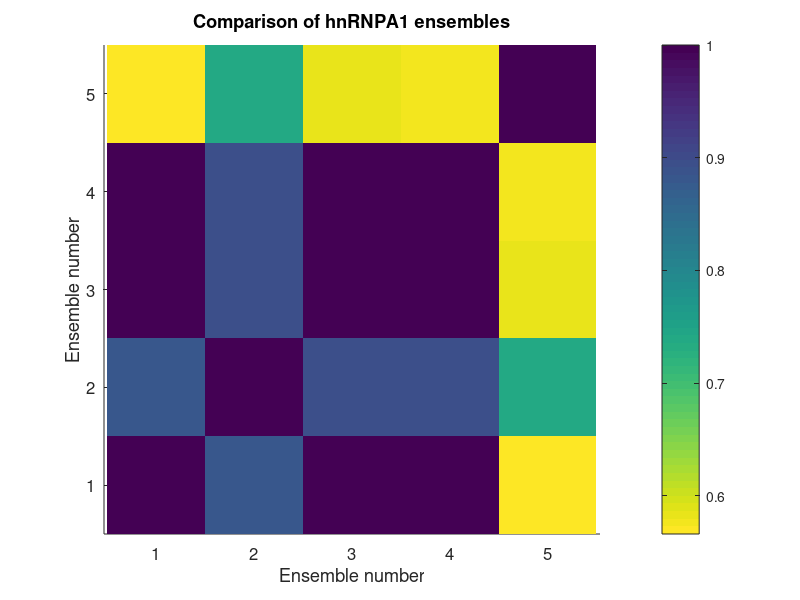

Here is the MATLAB script that generated this plot:
similarities = load('hnRNPA1_similarities.dat');

figure(1); clf; hold on
my_map = flipud(colormap);
colormap(my_map);
image(similarities,'CDataMapping','scaled');
curr_axis = gca;
set(curr_axis,'YDir','normal');
colorbar;
axis tight
xlabel('Ensemble number');
ylabel('Ensemble number');
axis equal
title('Comparison of hnRNPA1 ensembles');
set(gca,'FontSize',12);